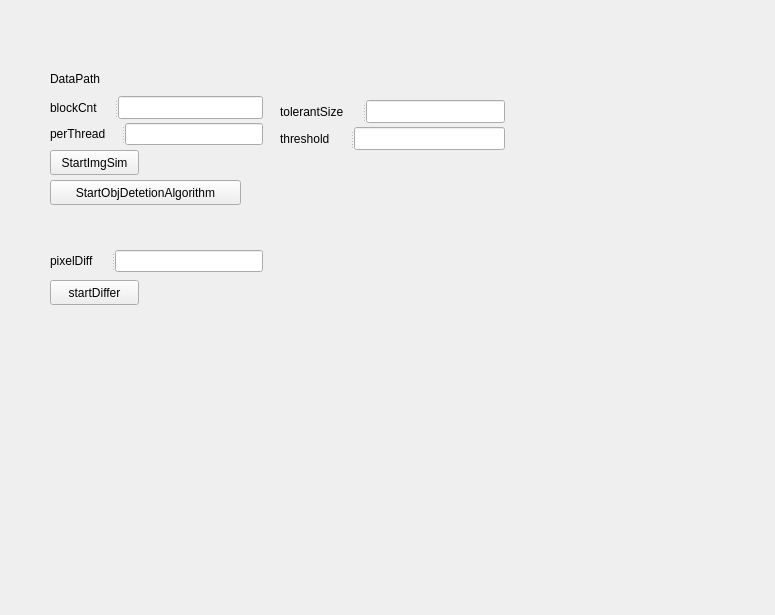
<?xml version="1.0" encoding="UTF-8"?>
<ui version="4.0">
 <class>ImageSimCtrl</class>
 <widget class="QWidget" name="ImageSimCtrl">
  <property name="geometry">
   <rect>
    <x>0</x>
    <y>0</y>
    <width>775</width>
    <height>615</height>
   </rect>
  </property>
  <property name="windowTitle">
   <string>ImageSimCtrl</string>
  </property>
  <widget class="QLabel" name="label_DataPath">
   <property name="geometry">
    <rect>
     <x>50</x>
     <y>70</y>
     <width>411</width>
     <height>17</height>
    </rect>
   </property>
   <property name="text">
    <string>DataPath</string>
   </property>
  </widget>
  <widget class="QPushButton" name="pushButton_startSim">
   <property name="geometry">
    <rect>
     <x>50</x>
     <y>150</y>
     <width>89</width>
     <height>25</height>
    </rect>
   </property>
   <property name="text">
    <string>StartImgSim</string>
   </property>
  </widget>
  <widget class="QSplitter" name="splitter">
   <property name="geometry">
    <rect>
     <x>50</x>
     <y>250</y>
     <width>213</width>
     <height>22</height>
    </rect>
   </property>
   <property name="orientation">
    <enum>Qt::Horizontal</enum>
   </property>
   <widget class="QLabel" name="label_pixelDiff">
    <property name="text">
     <string>pixelDiff</string>
    </property>
   </widget>
   <widget class="QLineEdit" name="lineEdit_pixelDiff"/>
  </widget>
  <widget class="QSplitter" name="splitter_3">
   <property name="geometry">
    <rect>
     <x>50</x>
     <y>96</y>
     <width>213</width>
     <height>23</height>
    </rect>
   </property>
   <property name="orientation">
    <enum>Qt::Horizontal</enum>
   </property>
   <widget class="QLabel" name="label_bloclCnt">
    <property name="text">
     <string>blockCnt</string>
    </property>
   </widget>
   <widget class="QLineEdit" name="lineEdit_blockCnt"/>
  </widget>
  <widget class="QSplitter" name="splitter_2">
   <property name="geometry">
    <rect>
     <x>50</x>
     <y>123</y>
     <width>213</width>
     <height>22</height>
    </rect>
   </property>
   <property name="orientation">
    <enum>Qt::Horizontal</enum>
   </property>
   <widget class="QLabel" name="label_perThread">
    <property name="text">
     <string>perThread</string>
    </property>
   </widget>
   <widget class="QLineEdit" name="lineEdit_perThread"/>
  </widget>
  <widget class="QPushButton" name="pushButton_Differ">
   <property name="geometry">
    <rect>
     <x>50</x>
     <y>280</y>
     <width>89</width>
     <height>25</height>
    </rect>
   </property>
   <property name="text">
    <string>startDiffer</string>
   </property>
  </widget>
  <widget class="QPushButton" name="pushButton_DeteSim">
   <property name="geometry">
    <rect>
     <x>50</x>
     <y>180</y>
     <width>191</width>
     <height>25</height>
    </rect>
   </property>
   <property name="text">
    <string>StartObjDetetionAlgorithm</string>
   </property>
  </widget>
  <widget class="QSplitter" name="splitter_4">
   <property name="geometry">
    <rect>
     <x>280</x>
     <y>100</y>
     <width>225</width>
     <height>23</height>
    </rect>
   </property>
   <property name="orientation">
    <enum>Qt::Horizontal</enum>
   </property>
   <widget class="QLabel" name="label_trSize">
    <property name="text">
     <string>tolerantSize</string>
    </property>
   </widget>
   <widget class="QLineEdit" name="lineEdit_trSize"/>
  </widget>
  <widget class="QSplitter" name="splitter_5">
   <property name="geometry">
    <rect>
     <x>280</x>
     <y>127</y>
     <width>225</width>
     <height>23</height>
    </rect>
   </property>
   <property name="orientation">
    <enum>Qt::Horizontal</enum>
   </property>
   <widget class="QLabel" name="label_threshold">
    <property name="text">
     <string>threshold</string>
    </property>
   </widget>
   <widget class="QLineEdit" name="lineEdit_threshold"/>
  </widget>
 </widget>
 <resources/>
 <connections/>
</ui>
